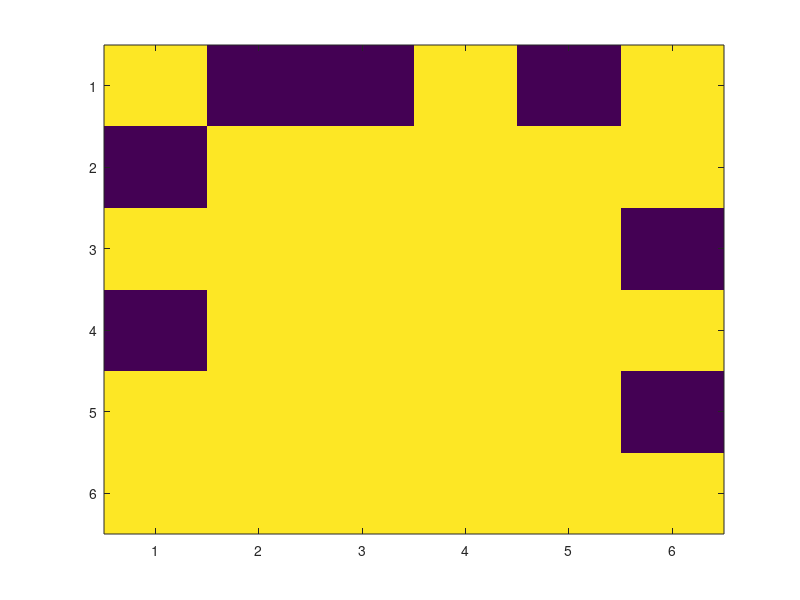

The MATLAB source for this figure:
close all;
clc;
clear all;
t1 = 1; t2 = 1;
r = -0.2; k = 1;
N = 6; r0 = 0.5;
a = [repmat([0.596870221 1.592352575], [1 N/2-1]) 1.592352575];
b = ones(1, N - 1) .* [repmat([0.596870221 1.592352575], [1 N/2-1]) 1.592352575];
D = diag(-1i * r0 + repmat([0 1i*r], [1 N/2])) + diag(t1 * b .* ones(1, N - 1), 1) + diag(t1 * b .* ones(1, N - 1), -1);
E = fliplr(diag(t2 * ones(1, N)));
F = sparse(zeros(N));

H = sparse([D E * a(1) F F F F; ...
            E * a(1) D E * a(2) F F F; ...
            F E * a(2) D E * a(3) F F; ...
            F F E * a(3) D E * a(4) F; ...
            F F F E * a(4) D E * a(5); ...
            F F F F E * a(5) D]);
%% open circle 3by3: S = [1 12 13 14 15 10 3];
%% backward diagonal: S = [1 12 11 14 15 22 21 28 29 32 31];
%% first column: S = [1 12 13 24 25 36];
%% S = [10 11 12 13 14 15 18 23 26 31];
%% S = [11 14 15 22 21 28 29];
%% S = [11 14 15 22 21]
% p = sparse(1,N^2);S = [8 10 11 21 22 28 29 35 ]; H = H + diag(p);D = 0.01*1i*eye(length(S));

% S = [1 12 13 24 25 36];

Mt(36) = 0;

for i = 1:1:36
    i

    Ht = H;
    D = 0.01 * 1i * eye(length(i));

    while true
        Ht(i, i) = Ht(i, i) + D;
        [A, V] = eig(full(Ht));
        Re = diag(real(V) / t1);
        Im = diag(imag(V) / t1);
        lam = diag(V);

        if find(imag(lam) > 0)
            break
        end

        k = k + 1;
    end

    Lasing = find(imag(diag(V)) > 0);

    if (length(Lasing) == 1 && real(lam(Lasing)) < 1e3)
        real(lam(Lasing))
        Mt(i) = 1;
    else
        Mt(i) = 0;
    end

end

St = [[1, 0, 0, 1, 0, 1]; [0, 1, 1, 1, 1, 1]; [1, 1, 1, 1, 1, 0]; [0, 1, 1, 1, 1, 1]; [1, 1, 1, 1, 1, 0]; [1, 1, 1, 1, 1, 1]];
figure;
imagesc(St);
